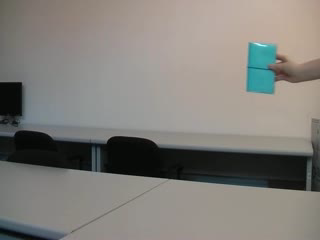
#> input picture frame 10 of Primeras prácticas/Practica 2/Cod. Tracking/CAzul.avi, 320 x 240 px, given in place of vga.mpg, which was not available
$ jupyter execute Chapter1.ipynb
#> lines starting #> are read from the running program, lines starting #| are printed output that depends on the picture; pictures that were not available may be replaced by others from this repository, and a replacement may not be noted
[cell 1]
import numpy as np
import cv2
import time
import matplotlib.pyplot as plt

[cell 2]
# cargamos el video
camara = cv2.VideoCapture("vga.mpg")

[cell 3]
# Inicializamos el primer frame a vacio
# este nos permitira obtener el fondo - segunda captura
fondo = None
# recorrido de los frames del video
while True:
    # obtenemos le frame
    (grabbed, frame) = camara.read()
#> frame is the input picture: shape (240, 320, 3); mean B, G, R 121.5, 126.7, 129.4

    # si llegamos al final del video el bucle se rompe
    if not grabbed:
        break

    # convertios a escala de grises
    gris = cv2.cvtColor(frame, cv2.COLOR_BGR2GRAY)
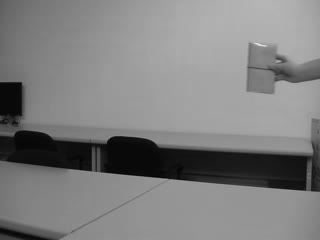
#> gris: shape (240, 320); min 1, max 233, mean 126.8

    # aplicamos suavizado para eliminar ruido
    gris = cv2.GaussianBlur(gris, (21, 21), 0)
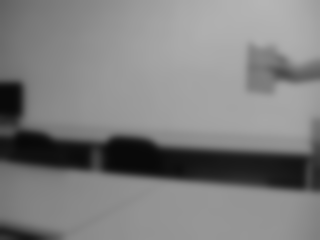
#> gris: shape (240, 320); min 8, max 181, mean 126.8

    # Si todavia no hemos obtenido el fondo, lo obtenemos
    # sera el primer frame que obtengamos
    if fondo is None:
        fondo = gris
        continue

    # calculo de la diferencia entre el fondo y el frame actual
    resta = cv2.absdiff(fondo, gris)

    # aplicamos el umbral
    umbral = cv2.threshold(resta, 25, 255, cv2.THRESH_BINARY)[1]

    # dilatamos el umbral para tapar agujeros
    umbral = cv2.dilate(umbral, None, iterations=2)

    # copiamos el umbral para detectar los contornos
    contornosimg = umbral.copy()

    # buscamos contorno en la imagen
    contornos, hierarchy = cv2.findContours(contornosimg, cv2.RETR_TREE, cv2.CHAIN_APPROX_SIMPLE)

    # recorremos todos los contornos encontrados
    for c in contornos:
        # eliminamos los contornos mas pequeños
        if cv2.contourArea(c) < 500:
            continue
        # Obtenemos el bounds del contorno, el rectangulo mayor que engloba al contrario
        (x, y, w, h) = cv2.boundingRect(c)

        # dibujamos el rectangulo del bounds
        cv2.rectangle(frame, (x, y), (x + w, y + h), (0, 255, 0), 2)


    # Mostramos las imágenes de la cámara, el umbral y la resta
    cv2.imshow("Camara", frame)
    cv2.imshow("Umbral", umbral)
    cv2.imshow("Resta", resta)
    cv2.imshow("Contorno", contornosimg)

    # capturamos una tecla para salir
    key = cv2.waitKey(1) & 0xFF
    # tiempo de espera para que se vea bien
    time.sleep(0.015)
    if key == ord("s"):
        break

# liberamos la camara y cerramos todas las ventanas

camara.release()
cv2.destroyAllWindows()

$ run again, starting later in the video
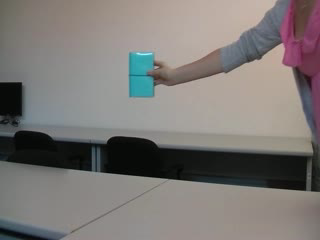
#> input picture frame 45 of Primeras prácticas/Practica 2/Cod. Tracking/CAzul.avi, 320 x 240 px, given in place of vga.mpg, which was not available
#> frame is the input picture: shape (240, 320, 3); mean B, G, R 117.4, 120.1, 124.5
#> `gris = cv2.cvtColor(frame, cv2.COLOR_BGR2GRAY)`:
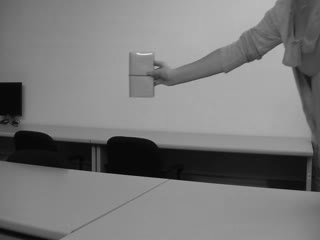
#> gris: shape (240, 320); min 2, max 224, mean 121
#> `gris = cv2.GaussianBlur(gris, (21, 21), 0)`:
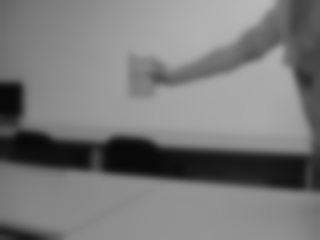
#> gris: shape (240, 320); min 8, max 184, mean 121

$ run again, starting later in the video
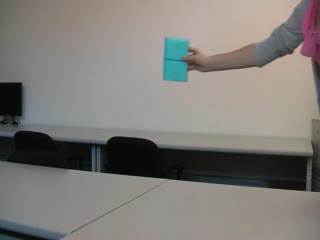
#> input picture frame 80 of Primeras prácticas/Practica 2/Cod. Tracking/CAzul.avi, 320 x 240 px, given in place of vga.mpg, which was not available
#> frame is the input picture: shape (240, 320, 3); mean B, G, R 120.1, 124.3, 127.9
#> `gris = cv2.cvtColor(frame, cv2.COLOR_BGR2GRAY)`:
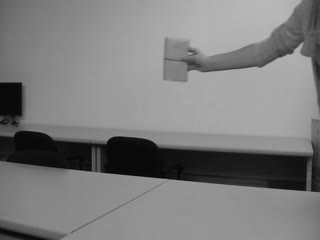
#> gris: shape (240, 320); min 1, max 186, mean 124.8
#> `gris = cv2.GaussianBlur(gris, (21, 21), 0)`:
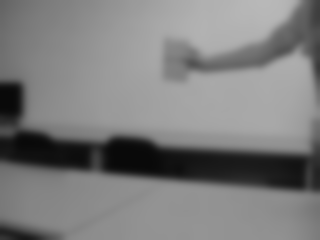
#> gris: shape (240, 320); min 9, max 184, mean 124.8
